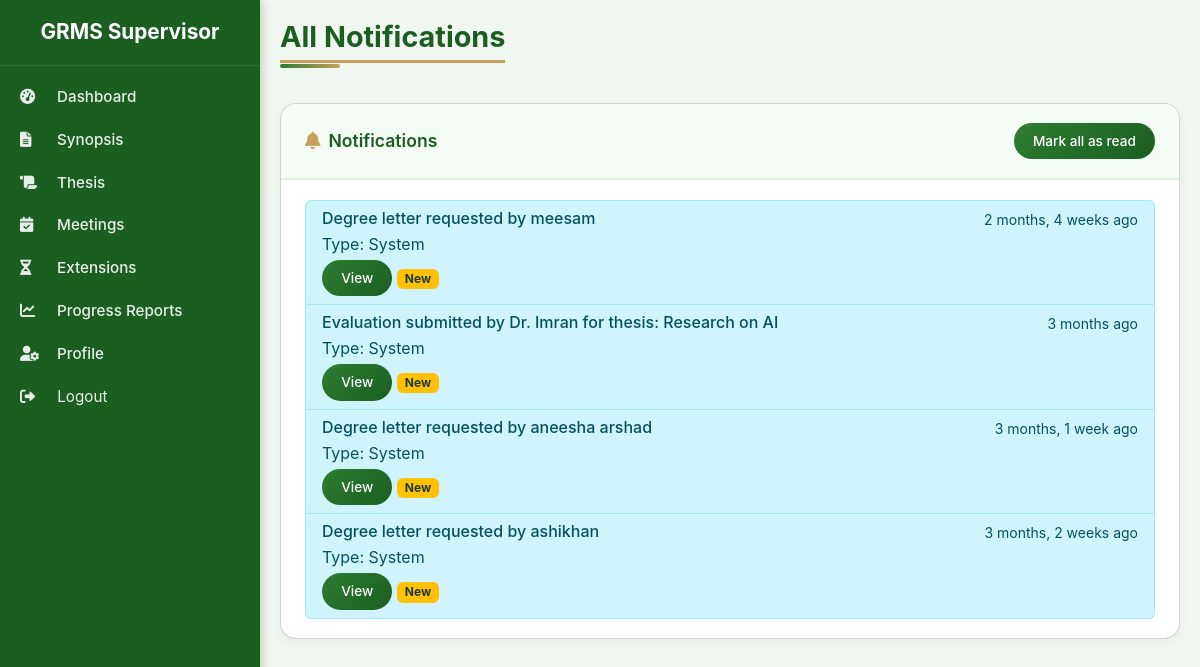
Before: /notifications/ (signed in) with the older database file.
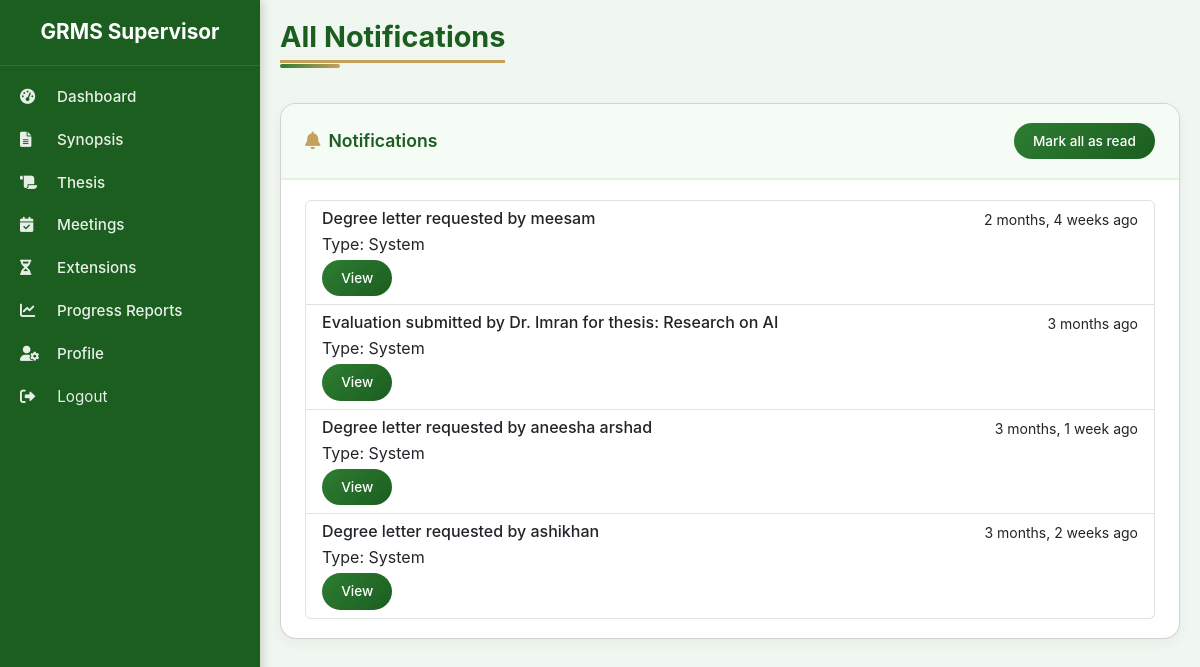
After: the same page with the newer database file.
### accounts/models.py (models this page shows, shortened)
class Notification(models.Model):
    NOTIFICATION_TYPES = (
        ('System', 'System'),
        ('Email', 'Email'),
        ('Reminder', 'Reminder'),
        ('Alert', 'Alert'),
    )
    user = models.ForeignKey(User, on_delete=models.CASCADE, related_name='notifications')
    notification_type = models.CharField(max_length=20, choices=NOTIFICATION_TYPES, default='System')
    message = models.TextField()
    link = models.CharField(max_length=255, blank=True, null=True)
    is_read = models.BooleanField(default=False)
    created_at = models.DateTimeField(auto_now_add=True)
    class Meta:
        ordering = ['-created_at']

### accounts/views.py (the view)
# urls.py: path('notifications/', views.all_notifications, name='all_notifications'),
@login_required
def all_notifications(request):
    notifications = Notification.objects.filter(user=request.user).order_by('-created_at')
    return render(request, 'notifications/list.html', {'notifications': notifications})

### templates/notifications/list.html (shortened to what this page needs)
{% extends 'supervisor/base.html' %}
{% load static %}
{% block page_title %}All Notifications{% endblock %}
{% block content %}
<div class="card">
    <div class="card-header">
        <h5><i class="fas fa-bell"></i> Notifications</h5>
        <a href="{% url 'mark_all_read' %}" class="btn-action">Mark all as read</a>
    </div>
    <div class="card-body">
        {% if notifications %}
            <div class="list-group">
                {% for notif in notifications %}
                <div class="list-group-item list-group-item-action {% if not notif.is_read %}list-group-item-info{% endif %}">
                    <div class="d-flex w-100 justify-content-between">
                        <h6 class="mb-1">{{ notif.message }}</h6>
                        <small>{{ notif.created_at|timesince }} ago</small>
                    </div>
                    <p class="mb-1">Type: {{ notif.notification_type }}</p>
                    {% if notif.link %}
                        <a href="{{ notif.link }}" class="btn-action btn-sm">View</a>
                    {% endif %}
                    {% if not notif.is_read %}
                        <span class="badge badge-pending">New</span>
                    {% endif %}
                </div>
                {% endfor %}
            </div>
        {% else %}
            <p class="empty-state">No notifications.</p>
        {% endif %}
    </div>
</div>
{% endblock %}

### templates/supervisor/base.html (shortened to what this page needs)
{% load static %}
<!DOCTYPE html>
<html lang="en">
<head>
    <link href="https://cdn.jsdelivr.net/npm/bootstrap@5.3.0/dist/css/bootstrap.min.css" rel="stylesheet">
    <link rel="stylesheet" href="https://cdnjs.cloudflare.com/ajax/libs/font-awesome/6.0.0-beta3/css/all.min.css">
    <link href="https://unpkg.com/aos@2.3.1/dist/aos.css" rel="stylesheet">
    <link rel="stylesheet" href="{% static 'css/supervisor.css' %}">
</head>
<body>
<div class="sidebar" id="sidebar">
    <div class="sidebar-header">
        <h4>GRMS Supervisor</h4>
    </div>
    <div class="nav-menu">
        <a href="{% url 'supervisor_dashboard' %}"><i class="fas fa-tachometer-alt"></i> Dashboard</a>
        <a href="{% url 'supervisor_synopsis_list' %}"><i class="fas fa-file-alt"></i> Synopsis</a>
        <a href="{% url 'supervisor_thesis_list' %}"><i class="fas fa-scroll"></i> Thesis</a>
        <a href="{% url 'supervisor_meeting_list' %}"><i class="fas fa-calendar-check"></i> Meetings</a>
        <a href="{% url 'supervisor_extension_list' %}"><i class="fas fa-hourglass-half"></i> Extensions</a>
        <a href="{% url 'supervisor_progress_list' %}"><i class="fas fa-chart-line"></i> Progress Reports</a>
        <a href="{% url 'supervisor_profile_update' %}"><i class="fas fa-user-cog"></i> Profile</a>
        <form method="post" action="{% url 'logout' %}" style="margin: 0; padding: 0;">
            <button type="submit" class="logout-menu-item">
                <i class="fas fa-sign-out-alt"></i> Logout
            </button>
        </form>
    </div>
</div>
<div class="main-content">
    <div class="header">
        <h1>{% block page_title %}Supervisor Dashboard{% endblock %}</h1>
    </div>
    {% block content %}{% endblock %}
</div>
</body>
</html>

### static/css/supervisor.css (style rules this page uses)
:root { --primary-green: #2e7d32; --secondary-green: #4caf50; --dark-green: #1b5e20; --gold: #c6a15b; --accent-blue: #3498db; --accent-orange: #e67e22; --success: #27ae60; --danger: #e74c3c; --light-green: #e8f5e9; --white: #ffffff; --light-gray: #f5f9f5; --text-dark: #1e3a1e; --text-light: #5a6b5a; --shadow-sm: 0 4px 12px rgba(0,40,0,0.05); --shadow-md: 0 8px 24px rgba(0,60,0,0.1); --shadow-lg: 0 16px 32px rgba(0,80,0,0.15); }
* { margin: 0; padding: 0; box-sizing: border-box; font-family: 'Inter', sans-serif; }
body { background: #f0f7f0; overflow-x: hidden; }
.sidebar { position: fixed; top: 0; left: 0; width: 240px; height: 100vh; background: linear-gradient(180deg, #2e7d32, #1b5e20); color: white; display: flex; flex-direction: column; box-shadow: 2px 0 10px rgba(0,40,0,0.2); animation: slideInLeft 0.6s ease; }
.sidebar-header { padding: 1.8rem 1.5rem; text-align: center; border-bottom: 1px solid rgba(255,255,255,0.1); }
.sidebar-header h4 { font-weight: 700; margin: 0; font-size: 1.5rem; }
.nav-menu { flex: 1; padding: 1.5rem 0; }
.nav-menu a { display: block; color: rgba(255,255,255,0.9); text-decoration: none; padding: 0.8rem 1.8rem; transition: 0.3s; font-weight: 500; font-size: 0.95rem; position: relative; overflow: hidden; }
.nav-menu a::before { content: ''; position: absolute; left: 0; top: 0; height: 100%; width: 4px; background: #c6a15b; transform: translateX(-100%); transition: transform 0.3s ease; }
.main-content { margin-left: 240px; padding: 2rem; animation: fadeIn 0.8s ease; }
.header { margin-bottom: 2rem; }
.header h1 { color: #1b5e20; font-weight: 700; font-size: 2.2rem; position: relative; display: inline-block; animation: slideDown 0.6s ease; }
.header h1::after { content: ''; position: absolute; bottom: -8px; left: 0; width: 60px; height: 4px; background: linear-gradient(90deg, #2e7d32, #c6a15b); border-radius: 2px; animation: expandWidth 0.8s ease; }
.card { background: white; border-radius: 16px; box-shadow: var(--shadow-sm); overflow: hidden; animation: cardFloat 0.6s ease backwards; transition: all 0.3s cubic-bezier(0.4, 0, 0.2, 1); }
.card-header { padding: 1.2rem 1.5rem; background: #f5fbf5; border-bottom: 2px solid #e0f2e0; display: flex; justify-content: space-between; align-items: center; }
.card-header h5 { margin: 0; color: #1b5e20; font-weight: 600; font-size: 1.1rem; display: flex; align-items: center; gap: 0.5rem; }
.card-header h5 i { color: #c6a15b; }
.card-body { padding: 1.2rem 1.5rem; }
.btn-action { background: linear-gradient(135deg, #2e7d32, #1b5e20); color: white; border: none; padding: 0.5rem 1.2rem; border-radius: 30px; font-weight: 500; font-size: 0.85rem; cursor: pointer; display: inline-flex; align-items: center; gap: 0.5rem; transition: 0.3s; text-decoration: none; }

### templates/supervisor/base.html (style rules this page uses)
.sidebar { position: fixed; top: 0; left: 0; width: 260px; height: 100%; background: #1b5e20; color: white; z-index: 9999; overflow-y: auto; transition: transform 0.3s ease; display: flex; flex-direction: column; }
.sidebar-header { padding: 20px; text-align: center; border-bottom: 1px solid rgba(255,255,255,0.1); background: #1b5e20; flex-shrink: 0; white-space: nowrap; overflow: hidden; }
.sidebar-header h4 { font-size: 1.3rem; margin: 0; color: white; }
.nav-menu { flex: 1; padding: 10px 0; }
.nav-menu a { display: block; color: rgba(255,255,255,0.9); text-decoration: none; padding: 10px 20px; transition: 0.3s; }
.nav-menu a i { width: 25px; margin-right: 8px; }
.logout-menu-item { display: block; color: rgba(255,255,255,0.9); text-decoration: none; padding: 10px 20px; transition: 0.3s; width: 100%; text-align: left; background: none; border: none; cursor: pointer; font-size: 0.95rem; }
.logout-menu-item i { width: 25px; margin-right: 8px; }
.main-content { margin-left: 260px; padding: 20px; }
.header h1 { color: #1b5e20; font-size: 1.8rem; border-bottom: 3px solid #c6a15b; display: inline-block; padding-bottom: 5px; }
@media (min-width: 769px) { .sidebar { transform: translateX(0) !important; } }

Changed rows visible on the page:
changed Notification "Degree letter requested by meesam": no longer shows "New"
changed Notification "Evaluation submitted by Dr. Imran for thesis: Research on AI": no longer shows "New"
changed Notification "Degree letter requested by aneesha arshad": no longer shows "New"
changed Notification "Degree letter requested by ashikhan": no longer shows "New"
